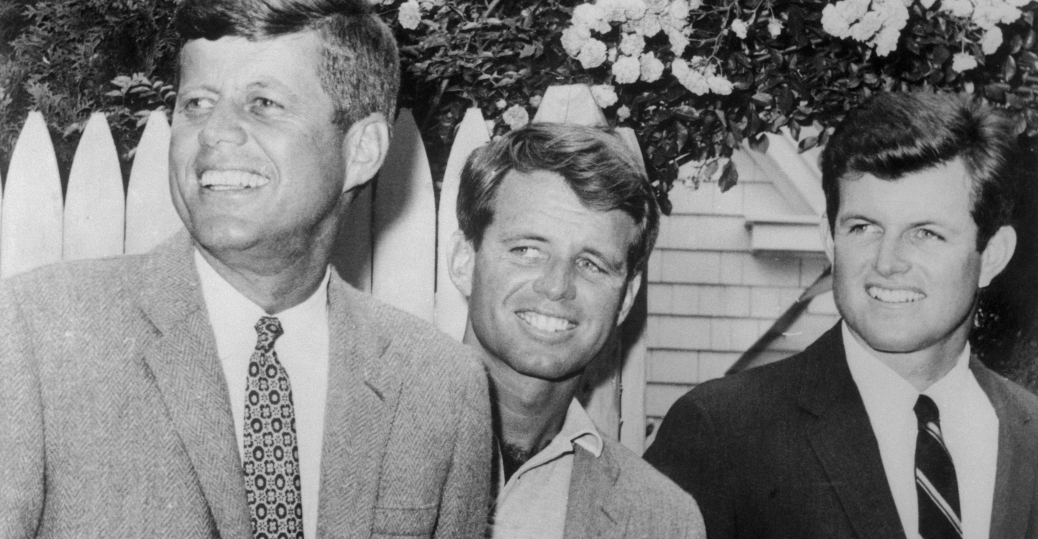
#> input picture images/kennedy.jpeg, 1038 x 539 px
$ jupyter execute Human_Faces_2_20-SEP-17.ipynb
#> lines starting #> are read from the running program, lines starting #| are printed output that depends on the picture; after the words box and inside, x2 and y2 are one past the last pixel; in counts of white or black regions, pixels touching at a corner belong together
[cell 1]
### All OK --- 23 SEP 17

import cv2
import numpy as np

faceCascade = cv2.CascadeClassifier('haarcascade_frontalface_default.xml')

# Read the image
image = cv2.imread("images/kennedy.jpeg")
#> image is the input picture: shape (539, 1038, 3); min 0, max 245, mean 125.5
gray = cv2.cvtColor(image, cv2.COLOR_BGR2GRAY)
#

[cell 2]
# Detect faces in the image
faces = faceCascade.detectMultiScale(
    gray,
    scaleFactor=1.1,
    minNeighbors=5,
    minSize=(30, 30),
    flags = cv2.CASCADE_SCALE_IMAGE
)
#> faces = [[824, 178, 138, 138], [465, 184, 183, 183], [172, 18, 244, 244]]

[cell 3]
print("Found {0} faces!".format(len(faces)))
#| Found 3 faces!

# Draw a rectangle around the faces
for (x, y, w, h) in faces:
    cv2.rectangle(image, (x, y), (x+w, y+h), (0, 255, 0), 2)
#> this loop made 3 passes
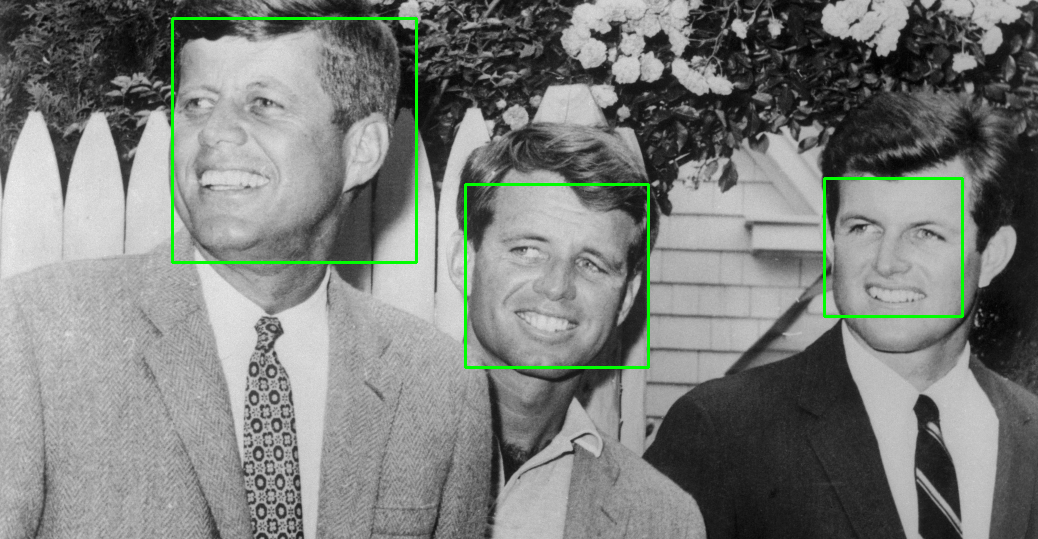
#> image: shape (539, 1038, 3); 1.21% of pixels changed, all inside (x1, y1, x2, y2) = (171, 17, 964, 369)

[cell 4]
cv2.imshow("Faces found" ,image)
cv2.waitKey(0)
#> Out = 27

# Chaplin == 0 Faces


$ run again, with images/bama.jpg copied over images/kennedy.jpeg
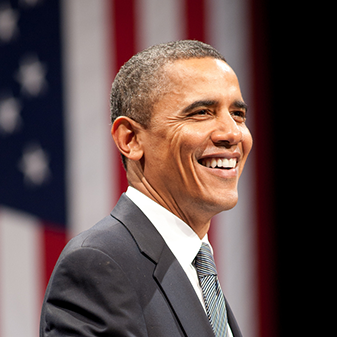
#> input picture images/bama.jpg, 337 x 337 px
#> image is the input picture: shape (337, 337, 3); mean B, G, R 76.1, 77.4, 96.7
#> `gray = cv2.cvtColor(image, cv2.COLOR_BGR2GRAY)`:
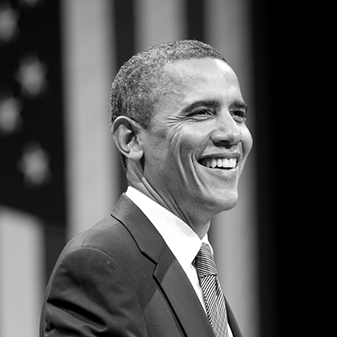
#> gray: shape (337, 337); min 0, max 255, mean 83
#> faces = [[163, 69, 114, 114]]
#| Found 1 faces!
#> the loop `for (x, y, w, h) in faces:` made 1 pass
#> after the loop `for (x, y, w, h) in faces:`:
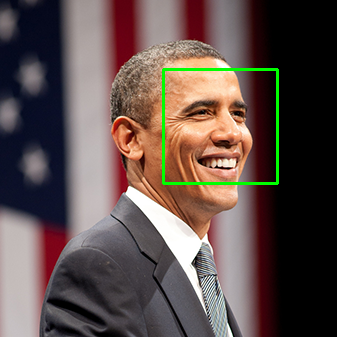
#> image: shape (337, 337, 3); 1.2% of pixels changed, all inside (x1, y1, x2, y2) = (162, 68, 279, 185)
#> Out = 27

$ run again, with images/cat_01.jpg copied over images/kennedy.jpeg
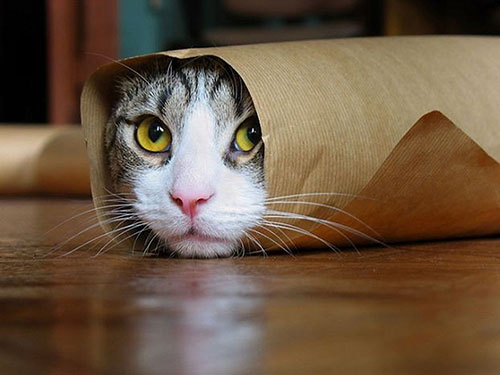
#> input picture images/cat_01.jpg, 500 x 375 px
#> image is the input picture: shape (375, 500, 3); mean B, G, R 66.8, 86.7, 107.4
#> `gray = cv2.cvtColor(image, cv2.COLOR_BGR2GRAY)`:
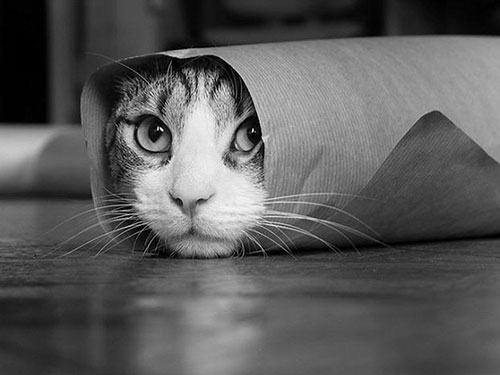
#> gray: shape (375, 500); min 0, max 255, mean 90.7
#> faces = ()
#| Found 0 faces!
#> Out = 27
